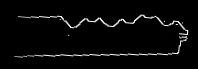
#> input picture Logs/BestCase.png, 198 x 69 px
$ python testedge.py
#> lines starting #> are read from the running program, lines starting #| are printed output that depends on the picture; after the words box and inside, x2 and y2 are one past the last pixel; in counts of white or black regions, pixels touching at a corner belong together
import cv2
edge=cv2.imread('Logs/BestCase.png')
#> edge is the input picture: shape (69, 198, 3); min 0, max 255, mean 8.2
edge=cv2.cvtColor(edge,cv2.COLOR_BGR2GRAY)
#> edge: shape (69, 198)
#edge=cv2.threshold(edge, 50, 255, cv2.THRESH_BINARY)[1]
def top_edge(A):
    out=cv2.imread('Logs/BestCase.png')
    #A=cv2.cvtColor(A,cv2.COLOR_RGB2GRAY)
    #A = A[:, :, 2] + 1.0*A[:,:, 0] # Compose R
    #A=A[:int(len(A)/2)]
    y=[]
    pix=0
    for i in range(len(A[0])):
        found=False
        try:
            O=next(filter(lambda x: A[x][i]>0,range(int(len(A)/2))))
            y.append(O)
            out[O][i]=[0,255,0]
            pix+=1
        except:
            if pix>0:
                break
            y.append(0)
#> this loop made 190 passes
#> O on passes 18 to 20: 16, 16, 16
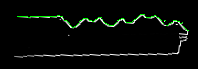
#> out: shape (69, 198, 3); 1.26% of pixels changed, all inside (x1, y1, x2, y2) = (17, 14, 189, 31)
#> after the loop, pix = 172; y = 189 values, max 30 at index 187, min 0 at index 0, mean 17.61
    return (y,out)

y,out=top_edge(edge)
y=[i-8.521902 for i in y]
#> y = 189 values, max 21.48 at index 187, min -8.52 at index 0, mean 9.09
cv2.imshow("",out)
cv2.waitKey(0)
#8.521902mm

$ run again, with Logs/Best2.png copied over Logs/BestCase.png
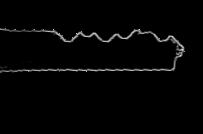
#> input picture Logs/Best2.png, 203 x 134 px
#> edge is the input picture: shape (134, 203, 3); min 0, max 226, mean 4.3
#> edge: shape (134, 203)
#> the loop in top_edge, `for i in range(len(A[0])):` made 186 passes
#> O on passes 1 to 3: 28, 28, 28
#> after the loop in top_edge, `for i in range(len(A[0])):`:
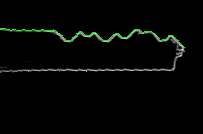
#> out: shape (134, 203, 3); 0.68% of pixels changed, all inside (x1, y1, x2, y2) = (0, 28, 185, 48)
#> after the loop in top_edge, `for i in range(len(A[0])):`: pix = 185; y = 185 values, max 47 at index 184, min 28 at index 0, mean 33.55
#> `y=[i-8.521902 for i in y]`: y = 185 values, max 38.48 at index 184, min 19.48 at index 0, mean 25.03
